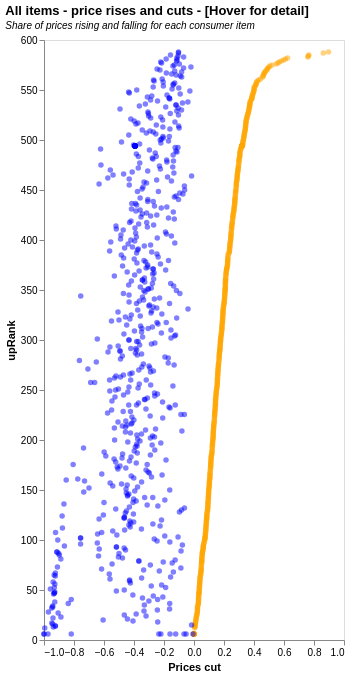

This figure's Vega-Lite source:
### Vega-Lite specification from a JSON file in a GitHub repository (floating-point values rounded to 4 significant figures; data arrays with more than 128 entries replaced by an {"elided": "..."} marker saying what was removed)
{"$schema": "https://vega.github.io/schema/vega-lite/v5.json", "description": "UK CPI data visualisation", "title": {"text": "All items - price rises and cuts - [Hover for detail]", "subtitle": "Share of prices rising and falling for each consumer item", "subtitleFontStyle": "italic", "subtitleFontSize": 10, "anchor": "start", "color": "black"}, "data": {"values": {"elided": "602 records"}}, "height": 600, "width": 300, "transform": [{"calculate": "datum.down_sh*(-1)", "as": "down"}], "encoding": {"y": {"field": "upRank", "type": "quantitative", "axis": {"grid": false}, "scale": {"zero": false}}}, "layer": [{"mark": {"type": "circle", "opacity": 0.5, "color": "orange"}, "encoding": {"x": {"field": "up_sh", "type": "quantitative", "axis": {"grid": false}, "scale": {"zero": true}, "title": "Prices cut"}, "tooltip": [{"field": "item_desc", "type": "nominal", "title": "Description"}, {"field": "item_id", "type": "nominal", "title": "Item ID", "format": ".0f"}, {"field": "p", "type": "quantitative", "title": "Price (median)", "format": ".0f"}, {"field": "up_sh", "type": "quantitative", "title": "Share rising", "format": ",.2%"}, {"field": "down_sh", "type": "quantitative", "title": "Share falling", "format": ",.2%"}]}}, {"mark": {"type": "circle", "opacity": 0.5, "color": "blue"}, "encoding": {"x": {"field": "down", "type": "quantitative", "axis": {"grid": false}, "scale": {"zero": true}, "title": "Prices cut"}}}]}
